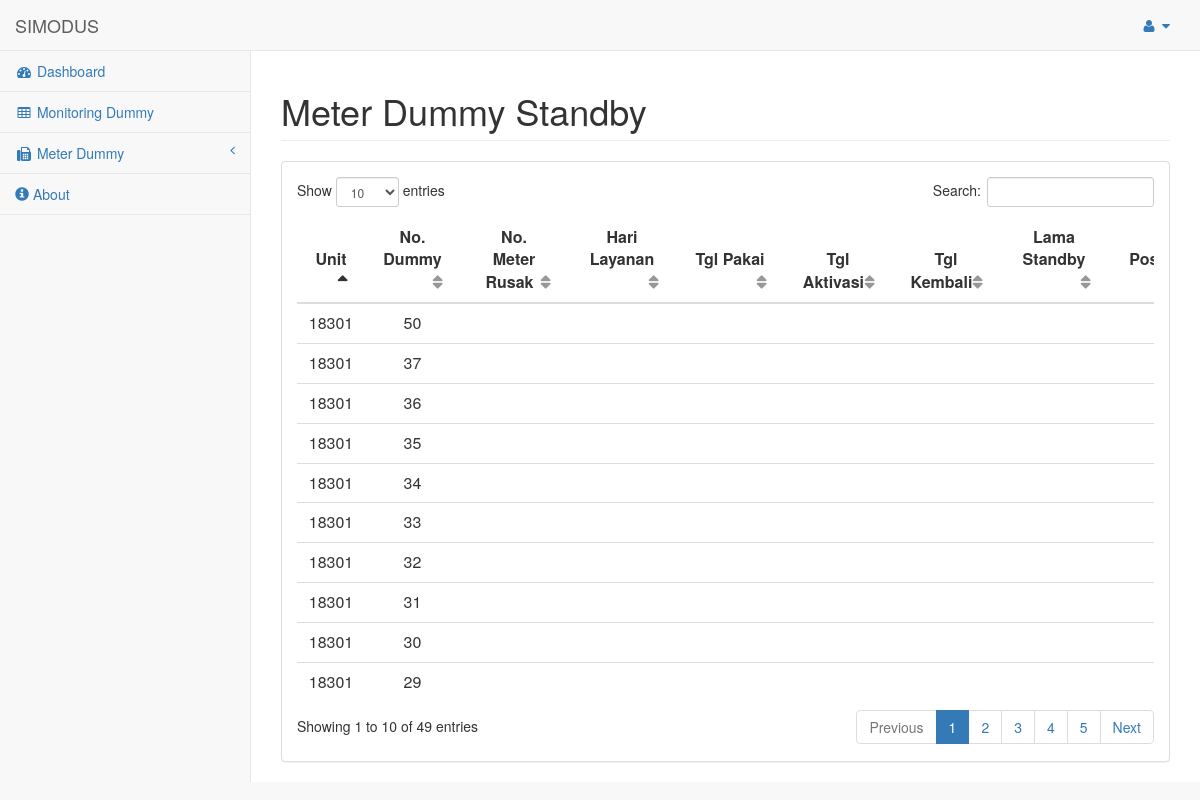
The app's page /pages/admin.php?page=dsb (signed in) with its own data.
### tables this page shows
CREATE TABLE `tbl_metdum_stok` (
  `id` int(11) NOT NULL AUTO_INCREMENT,
  `no_dummy` int(11) NOT NULL DEFAULT '0',
  `unit` varchar(10) DEFAULT NULL,
  `tgl_pakai` datetime DEFAULT NULL,
  `tgl_aktivasi` datetime DEFAULT NULL,
  `tgl_kembali` datetime DEFAULT NULL,
  `status` varchar(20) DEFAULT NULL,
  `no_meter_rusak` varchar(25) DEFAULT NULL,
  `posko` varchar(20) DEFAULT NULL,
  PRIMARY KEY (`id`)
);

### pages/dummy_standby.php (the view, shortened to what this page needs)
<?php
if (empty($_SESSION['admin'])) {
    echo '<script language="javascript">
        window.alert("Anda harus login terlebih dahulu!");
        window.location.href="../index.php"
        </script>';
    die();
} else {
    if ($_SESSION['admin'] == 1 || $_SESSION['admin'] == 2) {
        ?>
        <div id="page-wrapper">
            <div class="row">
                <div class="col-lg-12">
                    <h1 class="page-header">Meter Dummy Standby</h1>
                </div>
            </div>
            <div class="row">
                <div class="col-lg-12">
                    <div class="panel panel-default">
                        <div class="panel-body">
                            <div class="table-responsive">
                                <table class="table table-hover" id="monitoring">
                                    <thead>
                                        <tr>
                                            <th width="7%" style="text-align: center">Unit</th>
                                            <th width="5%" style="text-align: center">No. Dummy</th>
                                            <th width="12%" style="text-align: center">No. Meter Rusak</th>
                                            <th width="12%" style="text-align: center">Hari Layanan</th>
                                            <th width="12%" style="text-align: center">Tgl Pakai</th>
                                            <th width="12%" style="text-align: center">Tgl Aktivasi</th>
                                            <th width="12%" style="text-align: center">Tgl Kembali</th>
                                            <th width="12%" style="text-align: center">Lama Standby</th>
                                            <th width="10%" style="text-align: center">Posko</th>
                                    </thead>
                                    <tbody>
                                        <tr>
                                            <?php
                                            $unit = $_SESSION['unit'];
                                            $query = mysqli_query($config, "SELECT * FROM tbl_metdum_stok WHERE unit LIKE '$unit%' && status='ready' ORDER BY unit, tgl_pakai ASC");
                                            if (mysqli_num_rows($query) > 0) {
                                                while ($row = mysqli_fetch_array($query)) {
                                                    ?>
                                                    <td style="text-align: center"><?= $row['unit'] ?></td>
                                                    <td style="text-align: center"><?= $row['no_dummy'] ?></td>
                                                    <td style="text-align: center"><?= $row['no_meter_rusak'] ?></td>
                                                    <?php
                                                    if (!empty($row['tgl_pakai']) && $row['tgl_kembali'] < $row['tgl_pakai']) {
                                                        $awal = date_create($row['tgl_pakai']);
                                                        $akhir = date_create();
                                                        $hari_layanan = date_diff($awal, $akhir);
                                                        echo '
                                                    <td style="text-align: center">' . $hari_layanan->d . ' hari ' . $hari_layanan->h . ' jam</td>';
                                                    } else {
                                                        echo '
                                                    <td style="text-align: center"> </td>';
                                                    }
                                                    if (empty($row['tgl_pakai'])) {
                                                        echo '<td style="text-align: center"> </td>';
                                                    }
                                                    if ($row['tgl_aktivasi'] < $row['tgl_pakai']) {
                                                        echo '<td style="text-align: center"></td>';
                                                    } elseif (empty($row['tgl_pakai'])) {
                                                        echo '<td style="text-align: center"></td>';
                                                    }
                                                    if ($row['tgl_kembali'] < $row['tgl_aktivasi'] || $row['tgl_kembali'] < $row['tgl_pakai']) {
                                                        echo '<td style="text-align: center"> </td>';
                                                    } elseif (empty($row['tgl_aktivasi'])) {
                                                        echo '<td style="text-align: center"> </td>';
                                                    }
                                                    if (!empty($row['tgl_pakai']) && $row['tgl_kembali'] > $row['tgl_pakai']) {
                                                        $awal = date_create($row['tgl_kembali']);
                                                        $akhir = date_create();
                                                        $lama_standby = date_diff($awal, $akhir);
                                                        echo
                                                        '<td style="text-align: center">' . $lama_standby->d . ' hari ' . $lama_standby->h . ' jam</td>';
                                                    } else {
                                                        echo '
                                                    <td style="text-align: center"> </td>';
                                                    }
                                                    echo '<td style="text-align: center"> ' . $row['posko'] . ' </td>
                                                </tr>';
                                                }
                                            } else {
                                                echo '<tr><td colspan="5"><center><p class="add">Tidak ada data untuk ditampilkan.</p></center></td></tr>';
                                            }
                                            ?>
                                    </tbody>
                                </table>
                            </div>
                        </div>
                    </div>
                </div>
            </div>
        </div>
        <?php
    }
}
?>

### records on screen
tbl_metdum_stok: unit "18301", no_dummy "50"
tbl_metdum_stok: unit "18301", no_dummy "37"
tbl_metdum_stok: unit "18301", no_dummy "36"
tbl_metdum_stok: unit "18301", no_dummy "35"
tbl_metdum_stok: unit "18301", no_dummy "34"
tbl_metdum_stok: unit "18301", no_dummy "33"
tbl_metdum_stok: unit "18301", no_dummy "32"
tbl_metdum_stok: unit "18301", no_dummy "31"
tbl_metdum_stok: unit "18301", no_dummy "30"
tbl_metdum_stok: unit "18301", no_dummy "29"
